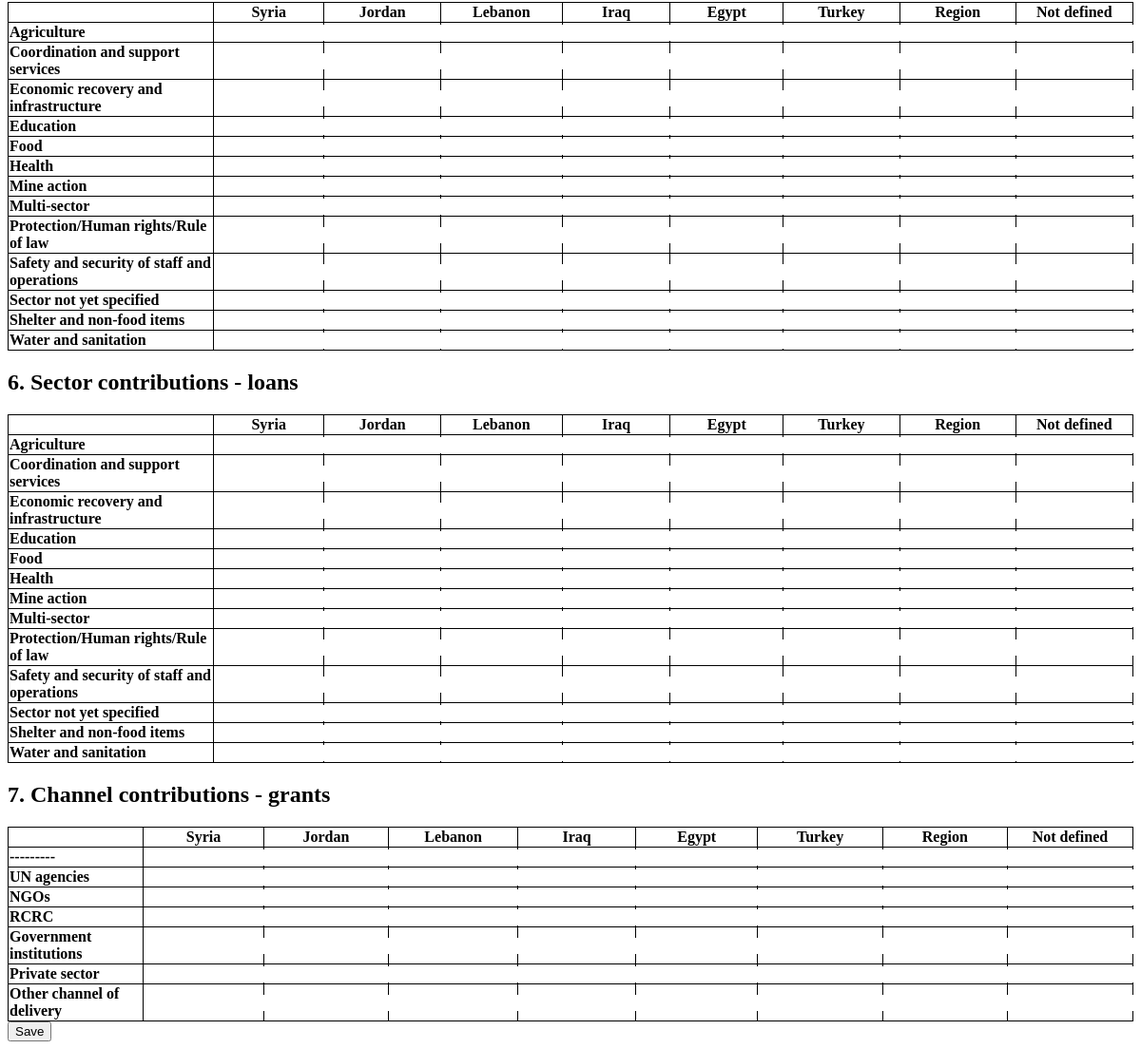
The app's page /edit/2016/ (signed in, lower part), older data.
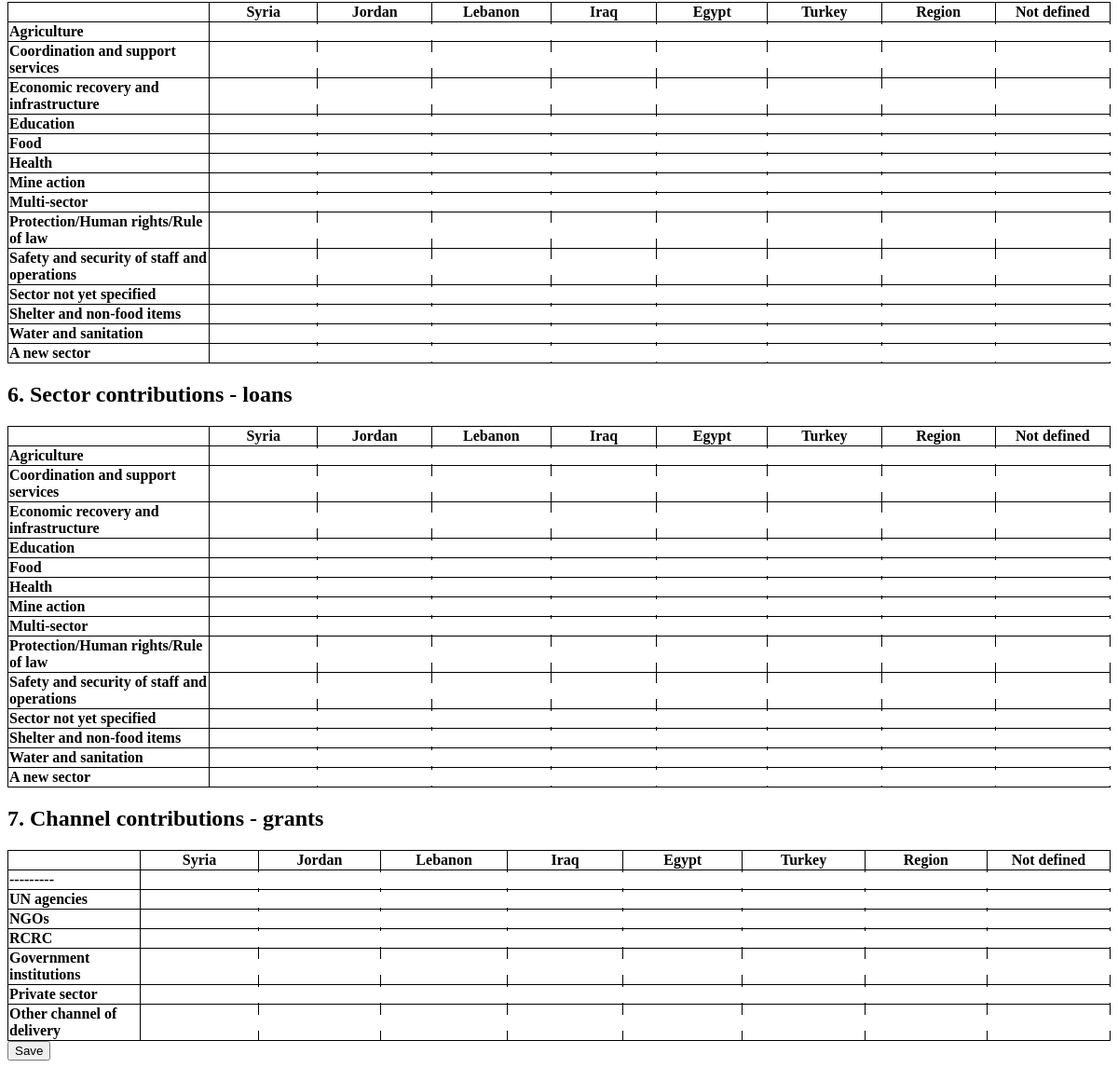
The same page, newer data.
### core/models.py (models this page shows, shortened)
class Sector(models.Model):
    name = models.CharField(max_length=255)
    LOAN_OR_GRANT_CHOICES = (
        ('L','Loan'),
        ('G','Grant'),
    )
    loan_or_grant = models.CharField(max_length=1,choices=LOAN_OR_GRANT_CHOICES,default='G')
    def __unicode__(self):
        return u'%s' % self.name

### core/views.py (the view)
# urls.py: url(r'^edit/(?P<year>\d{4})/$', views.edit, name='core.views.edit'),
@login_required
def edit(request,year):
    user = request.user
    contact = get_object_or_404(Contact,user=user)
    organisation = contact.organisation
    recipients = Transaction.RECIPIENT_CHOICES
    statuses = Transaction.PLEDGE_OR_DISB_CHOICES
    sectors = Sector.objects.all()
    channels = Transaction.DELIVERY_CHOICES
    years = Transaction.YEAR_CHOICES
    year = int(year)
    if request.method == "POST":
        form = SpreadsheetForm(request.POST)
        queryDict = request.POST
        comment = queryDict.get('comment')
        currencyPK = safeInt(queryDict.get('currency'))
        if not Spreadsheet.objects.filter(organisation=organisation,year=year).exists():
            spreadsheet = Spreadsheet()
            spreadsheet.year = year
            spreadsheet.organisation = organisation
            if currencyPK>0:
                currency = Currency.objects.get(pk=currencyPK)
            else:
                currency = Currency.objects.all()[0]
            spreadsheet.currency = currency
            spreadsheet.comment = comment
            spreadsheet.save()
        else:
            spreadsheet = Spreadsheet.objects.get(organisation=organisation,year=year)
        excludeKeys = ["currency","comment","csrfmiddlewaretoken"]
        for key, value in queryDict.iteritems():
            if Entry.objects.filter(spreadsheet=spreadsheet,coordinates=key).exists():
                entry = Entry.objects.get(spreadsheet=spreadsheet,coordinates=key)
                if safeFloat(value)>0:
                    entry.amount = value
                    entry.save()
                else:
                    entry.delete()
            elif key not in excludeKeys and value!="":
                entry = Entry()
                entry.spreadsheet = spreadsheet
                entry.coordinates = key
                if safeFloat(value)>0:
                    entry.amount = value
                    entry.save()
        return redirect(spreadsheet)
    else:
        if Spreadsheet.objects.filter(organisation=organisation,year=year).exists():
            spreadsheet = Spreadsheet.objects.get(organisation=organisation,year=year)
            form = SpreadsheetForm(instance=spreadsheet)
            entries = Entry.objects.filter(spreadsheet=spreadsheet)
        else:
            form = SpreadsheetForm()
            entries = []
    return render(request,'core/edit.html', {"user":user,"contact":contact,"form":form,"entries":entries,"recipients":recipients,"statuses":statuses,"sectors":sectors,"channels":channels,"years":years,"selected_year":year})

### core/forms.py
class SpreadsheetForm(ModelForm):
    class Meta:
        model = Spreadsheet
        fields = ('currency','comment',)

### core/models.py (called while the page is built)
    def __str__(self):
        return self.iso

    def __unicode__(self):
        return u'%s' % self.name

### ghts/templates/core/edit.html (shortened to what this page needs)
{% extends 'core/base.html' %}
    {% block content %}
    <form method="POST" class="transaction-form">{% csrf_token %}
    <table>
        <tr>
            <th></th>
            {% for rcode, recip in recipients %}
                <th>{{recip}}</th>
            {% endfor %}
        </tr>
    {% for sector in sectors %}
        <tr>
            <td><b>{{sector}}</b></td>
            {% for rcode, recip in recipients %}
                <td><input type="text" name="G|C||{{rcode}}|{{sector}}||"/></td>
            {% endfor %}
        </tr>
    {% endfor %}
    </table>
    <h2>6. Sector contributions - loans</h2>
    <table>
        <tr>
            <th></th>
            {% for rcode, recip in recipients %}
                <th>{{recip}}</th>
            {% endfor %}
        </tr>
    {% for sector in sectors %}
        <tr>
            <td><b>{{sector}}</b></td>
            {% for rcode, recip in recipients %}
                <td><input type="text" name="L|||{{rcode}}|{{sector}}||"/></td>
            {% endfor %}
        </tr>
    {% endfor %}
    </table>
    <h2>7. Channel contributions - grants</h2>
    <table>
        <tr>
            <th></th>
            {% for rcode, recip in recipients %}
                <th>{{recip}}</th>
            {% endfor %}
        </tr>
    {% for ccode, channel in channels %}
        <tr>
            <td><b>{{channel}}</b></td>
            {% for rcode, recip in recipients %}
                <td><input type="text" name="G|C||{{rcode}}||{{ccode}}|"/></td>
            {% endfor %}
        </tr>
    {% endfor %}
    </table>
        <button type="submit" class="save btn btn-default">Save</button>
    </form>
    {% endblock %}

### ghts/templates/core/base.html (shortened to what this page needs)
<!DOCTYPE html>
    <html>
        <head>
            {% load staticfiles %}
            <link rel=stylesheet href="{% static "core/css/login.css" %}" type="text/css">
            </head>
        <body style="background-color: #fff;">
    <div id="meta-content">
            {% block content %}
            {% endblock %}
    </div>
        </body>
    </html>

### core/static/core/css/login.css (style rules this page uses)
body { background: #f8f8f8; }

### ghts/templates/core/base.html (style rules this page uses)
div#meta-content { width:100% }

Row changes from the older to the newer data that the page shows:
added Sector: name "A new sector"
